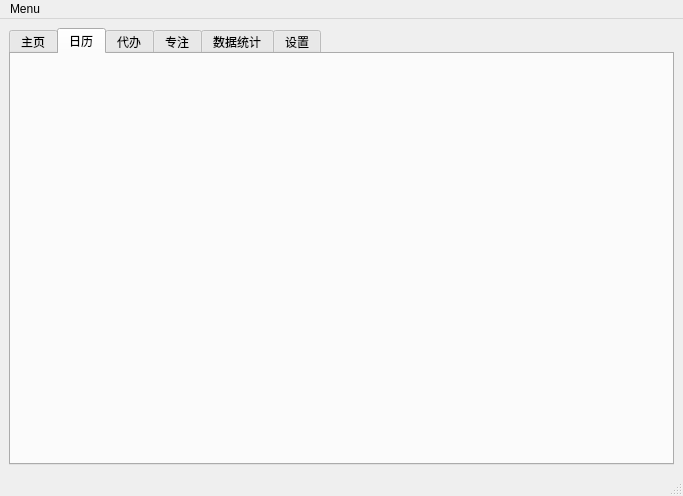
<?xml version="1.0" encoding="UTF-8"?>
<ui version="4.0">
 <class>MainWindow</class>
 <widget class="QMainWindow" name="MainWindow">
  <property name="geometry">
   <rect>
    <x>0</x>
    <y>0</y>
    <width>683</width>
    <height>496</height>
   </rect>
  </property>
  <property name="contextMenuPolicy">
   <enum>Qt::PreventContextMenu</enum>
  </property>
  <property name="windowTitle">
   <string>PKUToDo1.0</string>
  </property>
  <property name="windowIcon">
   <iconset resource="resource.qrc">
    <normaloff>:/icons/widgets_icons/check-sign-in-a-rounded-black-square.png</normaloff>:/icons/widgets_icons/check-sign-in-a-rounded-black-square.png</iconset>
  </property>
  <widget class="QWidget" name="centralwidget">
   <layout class="QVBoxLayout" name="verticalLayout">
    <item>
     <widget class="QTabWidget" name="tabWidget">
      <property name="currentIndex">
       <number>1</number>
      </property>
      <widget class="QWidget" name="tab_home">
       <attribute name="icon">
        <iconset resource="resource.qrc">
         <normaloff>:/icons/widgets_icons/house-outline.png</normaloff>:/icons/widgets_icons/house-outline.png</iconset>
       </attribute>
       <attribute name="title">
        <string>主页</string>
       </attribute>
      </widget>
      <widget class="QWidget" name="tab_calendar">
       <attribute name="icon">
        <iconset resource="resource.qrc">
         <normaloff>:/icons/widgets_icons/icons8-calendar-50.png</normaloff>:/icons/widgets_icons/icons8-calendar-50.png</iconset>
       </attribute>
       <attribute name="title">
        <string>日历</string>
       </attribute>
      </widget>
      <widget class="QWidget" name="tab_toDo">
       <attribute name="icon">
        <iconset resource="resource.qrc">
         <normaloff>:/icons/widgets_icons/checked.png</normaloff>:/icons/widgets_icons/checked.png</iconset>
       </attribute>
       <attribute name="title">
        <string>代办</string>
       </attribute>
      </widget>
      <widget class="QWidget" name="tab_schedule">
       <attribute name="icon">
        <iconset resource="resource.qrc">
         <normaloff>:/icons/widgets_icons/list (1).png</normaloff>:/icons/widgets_icons/list (1).png</iconset>
       </attribute>
       <attribute name="title">
        <string>专注</string>
       </attribute>
      </widget>
      <widget class="QWidget" name="tab_statistics">
       <attribute name="icon">
        <iconset resource="resource.qrc">
         <normaloff>:/icons/widgets_icons/statistic-64.png</normaloff>:/icons/widgets_icons/statistic-64.png</iconset>
       </attribute>
       <attribute name="title">
        <string>数据统计</string>
       </attribute>
      </widget>
      <widget class="QWidget" name="tab_settings">
       <attribute name="icon">
        <iconset resource="resource.qrc">
         <normaloff>:/icons/widgets_icons/icons8-setting-50.png</normaloff>:/icons/widgets_icons/icons8-setting-50.png</iconset>
       </attribute>
       <attribute name="title">
        <string>设置</string>
       </attribute>
      </widget>
     </widget>
    </item>
   </layout>
  </widget>
  <widget class="QStatusBar" name="statusbar"/>
  <widget class="QMenuBar" name="menubar">
   <property name="geometry">
    <rect>
     <x>0</x>
     <y>0</y>
     <width>683</width>
     <height>17</height>
    </rect>
   </property>
   <widget class="QMenu" name="menuPKUToDo">
    <property name="title">
     <string>Menu</string>
    </property>
   </widget>
   <addaction name="menuPKUToDo"/>
  </widget>
 </widget>
 <resources>
  <include location="resource.qrc"/>
 </resources>
 <connections/>
</ui>
